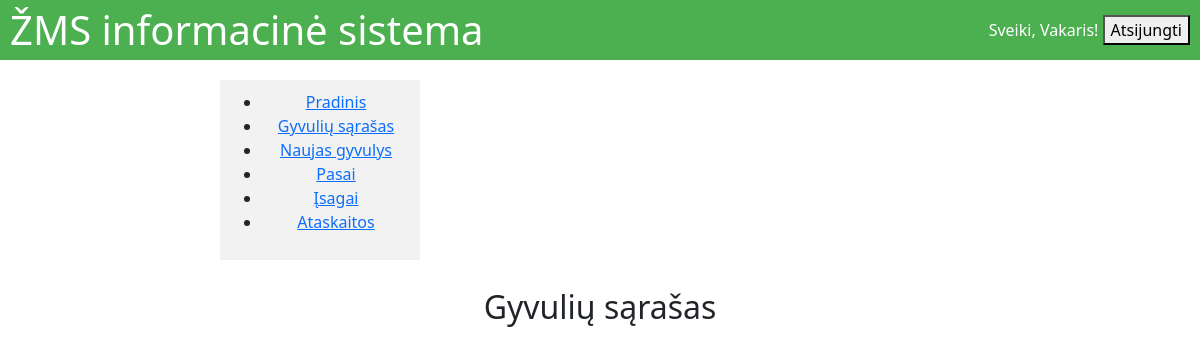
Before: /animals/ (signed in) with the older database file.
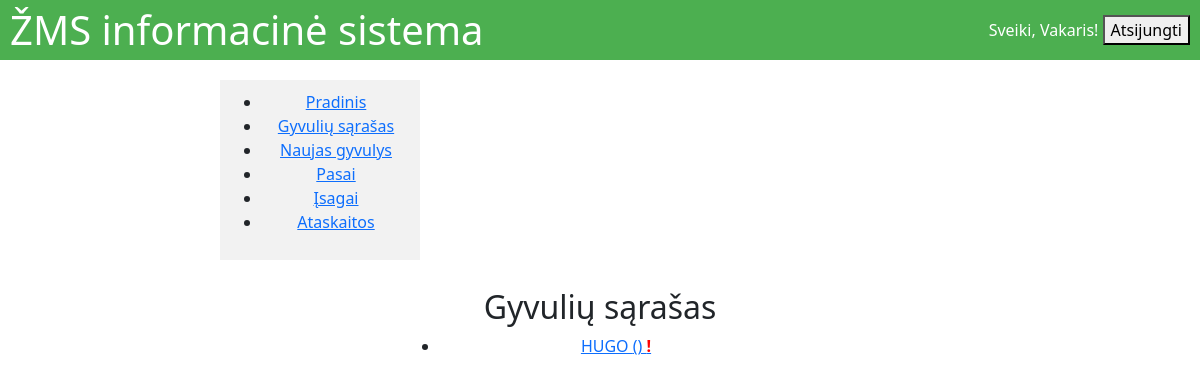
After: the same page with the newer database file.
### main/models.py (models this page shows, shortened)
class Animal(models.Model):
    number = models.CharField(max_length=14,null=True, blank=True,unique=True)
    gender = models.CharField(max_length=10,null=True, blank=True, choices=[('male', 'Male'), ('female', 'Female')])
    color = models.CharField(max_length=50,choices=COLOR_CHOICES, blank=True, null=True)
    name = models.CharField(max_length=50, blank=True, null=True)
    weight = models.DecimalField(max_digits=6, decimal_places=2, blank=True, null=True)
    birth_date = models.DateField(blank=True, null=True)
    mother = models.ForeignKey(
        'self',
        on_delete=models.SET_NULL,
        null=True,
        blank=True,
        related_name='offspring'
    )
    has_isagai = models.BooleanField(default=False)
    has_passport = models.BooleanField(default=False)
    owner = models.ForeignKey(
        settings.AUTH_USER_MODEL,
        on_delete=models.CASCADE,
        related_name='animals',
        null=True, blank=True
    )
    @property
    def alert(self):
        return self.events.filter(event_type__in=['Gaišimas', 'Išvežimas']).exists()

### main/views.py (the view)
# urls.py: path('animals/', views.animal_list, name='animal_list'),
@login_required
def animal_list(request):
    animals = Animal.objects.filter(owner=request.user)
    return render(request, 'main/animal_list.html', {'animals': animals})

### templates/main/animal_list.html
{% extends 'main/base.html' %}
{% block content %}
<div class="mx-auto p-2" style="width: 400px;">
<h2>Gyvulių sąrašas</h2>
<ul>
  {% for animal in animals %}
  <li>
    <a href="{% url 'animal_detail' animal.pk %}">
      {{ animal.name }} ({{ animal.breed }})
      {% if animal.alert %}
      <span style="color:red; font-weight:bold;">!</span>
      {% endif %}
    </a>
  </li>
  {% endfor %}
</ul>
</div>
{% endblock %}

Changed rows visible on the page:
added Animal: name "HUGO"
